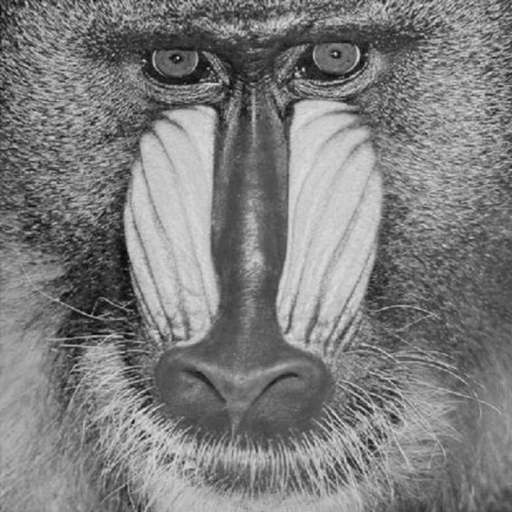
#> input picture img/mandril_gray.png, 512 x 512 px
$ python main.py
#> lines starting #> are read from the running program, lines starting #| are printed output that depends on the picture
### src/bildverarbeitung.py
import cv2
import numpy as np
import matplotlib.pyplot as plt


# [187 lines left out: functions rescale_greylevels, smooth_mean, set_contrast, get_hist, aufgabe_1, not called in this run]

def aufgabe_3():
    # Binärbild mit 0 und 1
    img = np.array([[1, 1, 1, 1, 1],
                    [1, 1, 1, 1, 0],
                    [1, 1, 1, 0, 0],
                    [0, 0, 0, 1, 1],
                    [1, 0, 0, 1, 1]], dtype=np.uint8)

    # In 0–255 umwandeln für OpenCV
    img = img * 255

    # 3x3 Rechteckstruktur
    kernel = cv2.getStructuringElement(cv2.MORPH_RECT, (3, 3))

    # Opening mit Zero Padding
    opened = cv2.morphologyEx(
        img,
        cv2.MORPH_OPEN,
        kernel,
        borderType=cv2.BORDER_CONSTANT,
        borderValue=0
    )

    # Top-Hat mit Zero Padding
    tophat = cv2.morphologyEx(
        img,
        cv2.MORPH_TOPHAT,
        kernel,
        borderType=cv2.BORDER_CONSTANT,
        borderValue=0
    )

    # Plotten
    titles = ['Original', 'Opening', 'Top-Hat']
    images = [img, opened, tophat]

    plt.figure(figsize=(10, 3))
    for i in range(3):
        plt.subplot(1, 3, i + 1)
        plt.imshow(images[i], cmap='gray', vmin=0, vmax=255)
        plt.title(titles[i])
        plt.axis('off')
    plt.tight_layout()
    plt.show()

### main.py
import cv2
import matplotlib.pyplot as plt
from src import bildverarbeitung as bv


def main():
    # Load image
    img_path = 'img/mandril_gray.png'
    print(f'Load image: {img_path}')
    img = cv2.imread(img_path, cv2.IMREAD_UNCHANGED)
#> img is the input picture: shape (512, 512); min 0, max 224, mean 125.4

    if img is not None:
        print(f'Image {img_path} loaded successfully')

        # [17 lines of commented-out code are left out]

        bv.aufgabe_3()
#> in aufgabe_3, `plt.show()`:
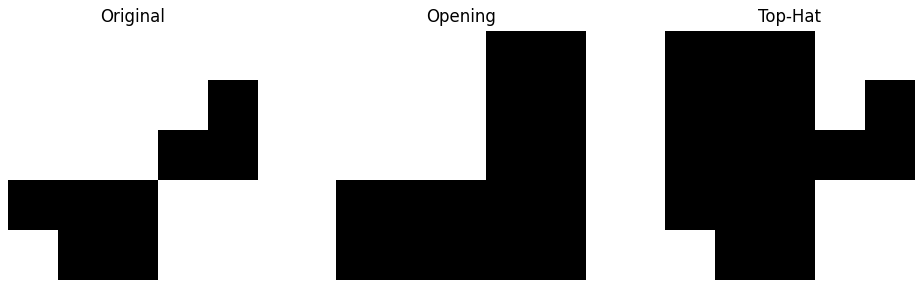
#> figure drawn by matplotlib, 3 panels

    else:
        print(f'Bild {img_path} konnte nicht geladen werden.')


if __name__ == "__main__":
    main()
